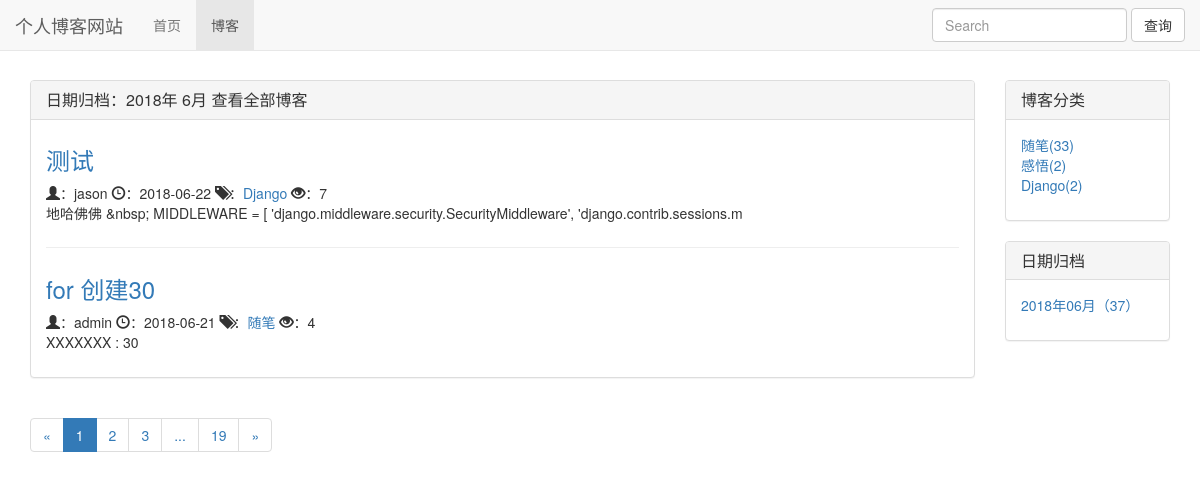
The app's page /blog/date/2018/6 with its own data.
### blog/models.py (models this page shows, shortened)
class Blog(models.Model):
    tittle = models.CharField(max_length=50)
    blogtype = models.ForeignKey(BlogType,on_delete=models.DO_NOTHING)
    author = models.ForeignKey(User,on_delete=models.DO_NOTHING)
    content = RichTextUploadingField()
    readDetail = GenericRelation(ReadDetail)
    created_time = models.DateTimeField(auto_now_add=True)
    last_update_time = models.DateTimeField(auto_now=True)
    def get_read_num(self):
        try:
            ct = ContentType.objects.get_for_model(Blog)
            readnum = ReadNum.objects.get(content_type=ct, object_id=self.pk)
            return readnum.read_num
        except exceptions.ObjectDoesNotExist:
            return 0
    class Meta:
        ordering=['-created_time',]

class BlogType(models.Model):
    typename = models.CharField(max_length=15)
    def __str__(self):
        return self.typename

### read_statistics/models.py (models this page shows)
class ReadNum(models.Model):
    read_num = models.IntegerField(default=0)
    content_type = models.ForeignKey(ContentType, on_delete=models.DO_NOTHING)
    object_id = models.PositiveIntegerField()
    content_object = GenericForeignKey('content_type', 'object_id')

### blog/views.py (the view)
# urls.py: path('date/<int:year>/<int:month>',views.blog_with_date,name='blog_with_date')
def blog_with_date(request,year,month):
    blog_list_with_date = Blog.objects.filter(created_time__year=year,created_time__month=month)
    context = blog_list_common_util(request, blog_list_with_date)
    context['blog_with_date'] = "%s年 %s月" % (year,month)
    return render(request,"blog/blog_with_date.html", context)

### templates/blog/blog_with_date.html (shortened to what this page needs)
{% extends 'blog/blog_list.html' %}
{% block blog_list_tittle %}
    日期归档：{{ blog_with_date }}
    <a href="{% url 'blog_list' %}">查看全部博客</a>
{% endblock %}

### templates/blog/blog_list.html (shortened to what this page needs)
{% extends 'base.html' %}
{% load staticfiles %}
{% block head_extand %}
    <link rel="stylesheet" href="{% static 'blog.css' %}">
{% endblock %}
{% block nav_blog_active %}active{% endblock %}
{% block content %}
    <div class="container">
        <div class="row">
            <div class="col-xs-12 col-sm-8 col-md-9 col-lg-10">
                <div class="panel panel-default">
                  <div class="panel-heading">
                    <h3 class="panel-title">{% block blog_list_tittle %}博客列表(共有博文{{ page_of_blog.paginator.count }}篇){% endblock %}</h3>
                  </div>
                  <div class="panel-body">
                        {% for blog in page_of_blog.object_list %}
                            <div class="blog">
                                <h3><a href="{% url 'blog_detail' blog.pk %}">{{ blog.tittle }}</a></h3>
                                <p class="blog-info">
                                  <span class="glyphicon glyphicon-user" aria-hidden="true"></span>：{{ blog.author }}
                                  <span class="glyphicon glyphicon-time" aria-hidden="true"></span>：{{ blog.created_time|date:"Y-m-d" }}
                                  <span class="glyphicon glyphicon-tags" aria-hidden="true"></span>：<a href="{% url 'blog_with_type' blog.blogtype.pk %}">{{ blog.blogtype }}</a>
                                  <span class="glyphicon glyphicon-eye-open" aria-hidden="true"></span>：{{ blog.get_read_num }}
                                </p>
                                <p>{{ blog.content|striptags|truncatechars_html:120 }}</p>
                            </div>
                        {% empty %}
                            <div class="blog">
                                <h3>暂无博客</h3>
                            </div>
                        {% endfor %}
                  </div>
                </div>
                <div>
                    <ul class="pagination">
                        <li>
                            {% if page_of_blog.has_previous %}
                                <a href="?page={{ page_of_blog.previous_page_number }}" aria-label="Previous">
                                    <span aria-hidden="true">&laquo;</span>
                                </a>
                            {% else %}
                                <span aria-hidden="true">&laquo;</span>
                            {% endif %}
                        </li>
                        {% for page_num in page_range %}
                            {% if page_num == page_of_blog.number %}
                                <li class="active"><a href="?page={{ page_num }}">{{ page_num }}</a></li>
                            {% else %}
                                {% if page_num == '...' %}
                                    <li><span>{{ page_num }}</span></li>
                                {% else %}
                                    <li><a href="?page={{ page_num }}">{{ page_num }}</a></li>
                                {% endif %}
                            {% endif %}
                        {% endfor %}
                        <li>
                         {% if page_of_blog.has_next %}
                                <a href="?page={{ page_of_blog.next_page_number }}" aria-label="Next">
                                    <span aria-hidden="true">&raquo;</span>
                                </a>
                            {% else %}
                                <span aria-hidden="true">&raquo;</span>
                            {% endif %}
                        </li>
                    </ul>
                </div>
            </div>
            <div class="hidden-xs col-sm-4 col-md-3 col-lg-2">
                <div class="panel panel-default">
                  <div class="panel-heading">
                    <h3 class="panel-title">博客分类</h3>
                  </div>
                  <div class="panel-body">
                        <ul class="blog_type">
                            {% for blogtype in blogtypes %}
                                <li><a href="{% url 'blog_with_type' blogtype.pk %}">{{ blogtype.typename }}({{ blogtype.blog_count }})</a></li>
                            {% empty %}
                                <p>-- 暂无分类 --</p>
                            {% endfor %}
                        </ul>
                  </div>
                </div>
                <div class="panel panel-default">
                  <div class="panel-heading">
                    <h3 class="panel-title">日期归档</h3>
                  </div>
                  <div class="panel-body">
                        <ul class="blog_type">
                            {% for blog_date,blog_count in blogs_with_date.items %}
                                <li><a href="{% url 'blog_with_date' blog_date.year blog_date.month %}">{{ blog_date|date:'Y年m月' }}（{{ blog_count }}）</a></li>
                            {% empty %}
                                <p>-- 暂无博客 --</p>
                            {% endfor %}
                        </ul>
                  </div>
                </div>
            </div>
        </div>
    </div>
{% endblock %}

### static/base.css (style rules this page uses)
* { margin: 0; padding: 0; }
body { margin-top: 80px!important; }

### static/blog.css (style rules this page uses)
ul.blog_type { list-style-type: none; }
div.blog:not(:last-child) { margin-bottom: 2em; padding-bottom: 1em; border-bottom: 1px solid #eeeeee; }
div.blog h3 { margin-top: 0.5em; }
div.blog p.blog-info { margin: 0; }

### records on screen
Blog: tittle "测试", author "jason", created_time "2018-06-22", blogtype "Django", get_read_num "7", content "地哈佛佛 &nbsp; MIDDLEWARE = [ 'django.middleware.security.SecurityMiddleware', 'django.contrib.sessions.m"
Blog: tittle "for 创建30", author "admin", created_time "2018-06-21", blogtype "随笔", get_read_num "4", content "XXXXXXX : 30"
BlogType: typename "随笔", blog_count "33"
BlogType: typename "感悟", blog_count "2"
BlogType: typename "Django", blog_count "2"

### other values on screen
{{ blog_with_date }} "2018年 6月"
{{ page_num }} "1"
{{ page_num }} "2" "3" "19"
{{ page_num }} "..."
{{ blog_date|date:'Y年m月' }} "2018年06月"
{{ blog_count }} "37"
